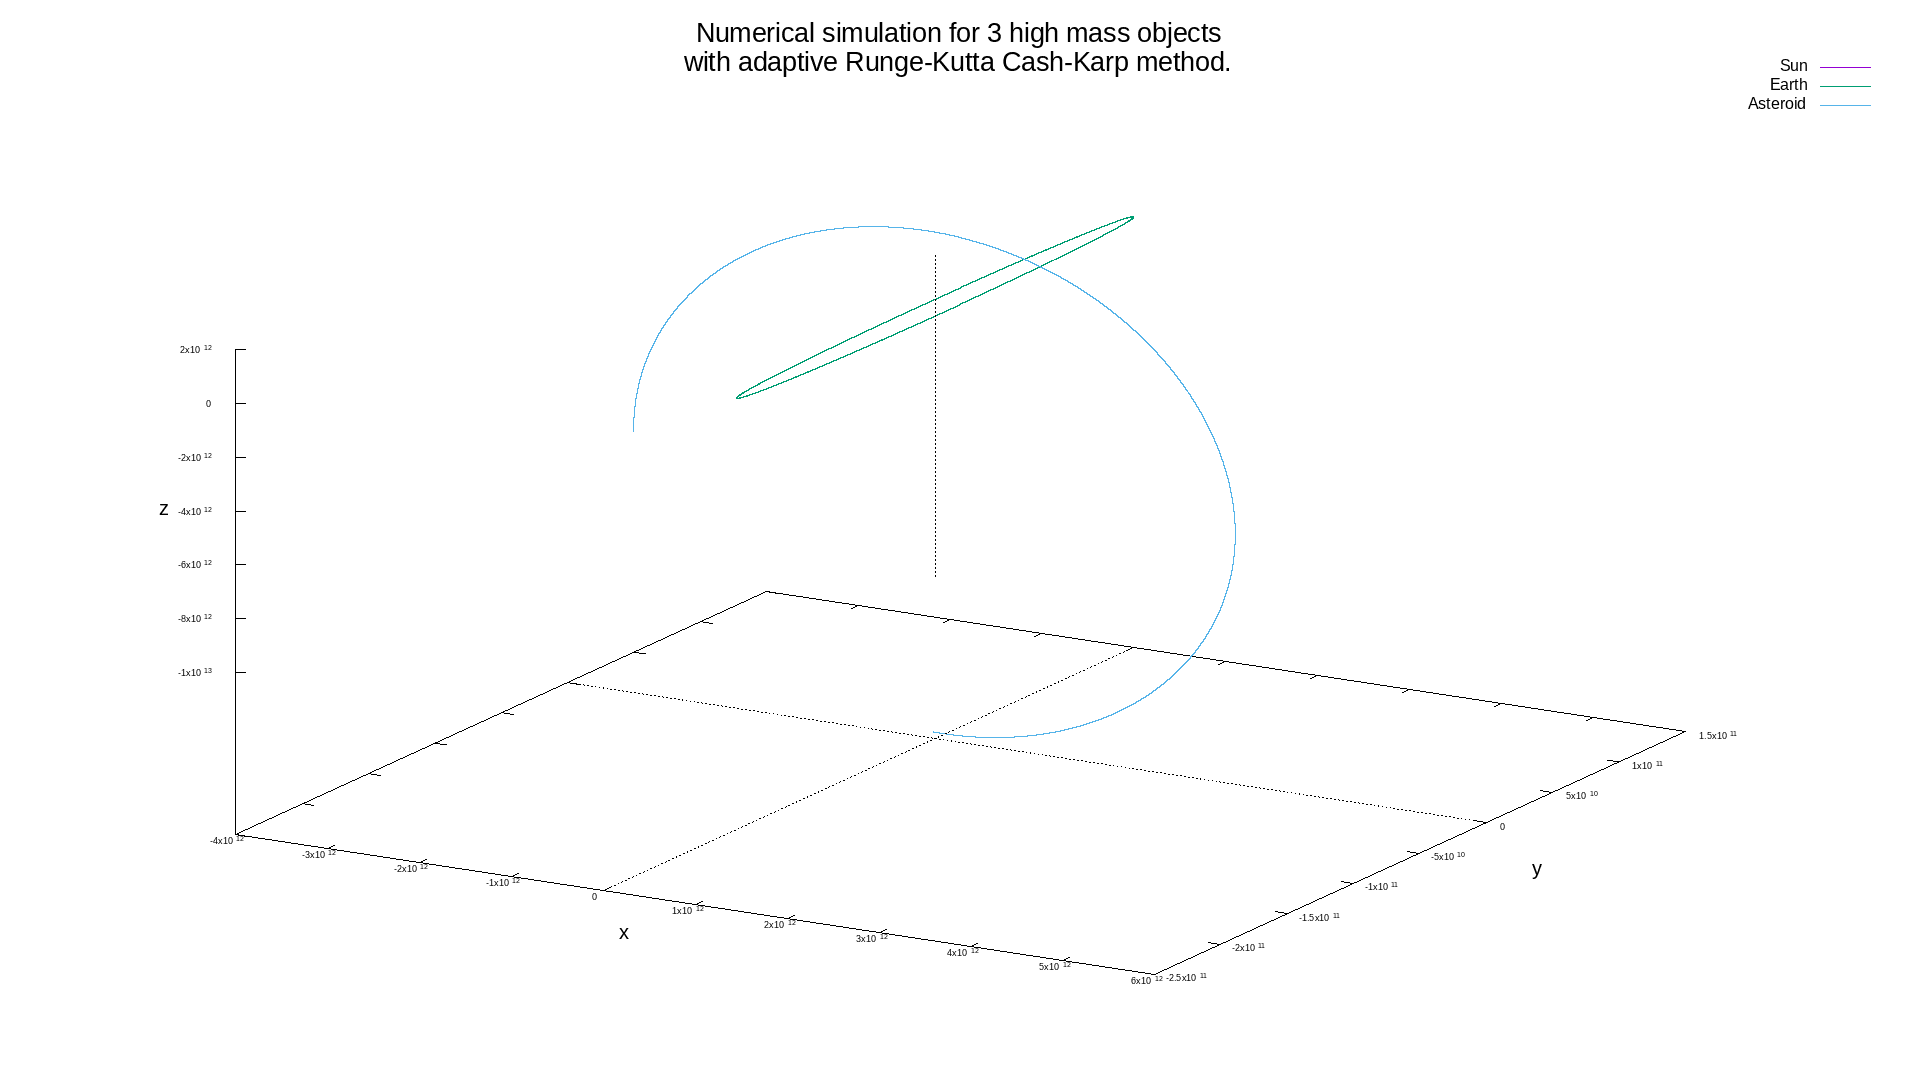

Reproduce this figure in gnuplot.
set term png size 1920,1080
set out "armageddon3.png"

set title "Numerical simulation for 3 high mass objects\nwith adaptive Runge-Kutta Cash-Karp method." font ",20"

set autoscale

set xzeroaxis
set yzeroaxis
set zzeroaxis

set xlabel "x" font ",15"
set ylabel "y" font ",15"
set zlabel "z" font ",15"

set xtics font ", 7"
set ytics font ", 7"
set ztics font ", 7"

splot "armageddon3.txt" using 1:2:3 title "Sun" with line, "armageddon3.txt" using 4:5:6 title "Earth" with line, "armageddon3.txt" using 7:8:9 title "Asteroid" with line
